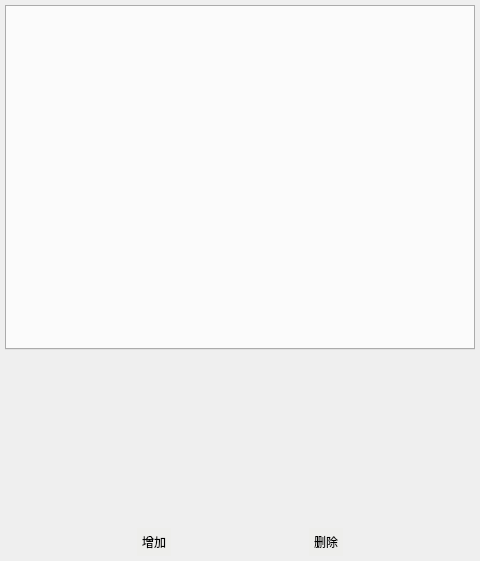
<?xml version="1.0" encoding="UTF-8"?>
<ui version="4.0">
 <class>CameraWidget</class>
 <widget class="QWidget" name="CameraWidget">
  <property name="geometry">
   <rect>
    <x>0</x>
    <y>0</y>
    <width>480</width>
    <height>561</height>
   </rect>
  </property>
  <property name="minimumSize">
   <size>
    <width>320</width>
    <height>0</height>
   </size>
  </property>
  <property name="maximumSize">
   <size>
    <width>500</width>
    <height>16777215</height>
   </size>
  </property>
  <property name="windowTitle">
   <string>CameraWidget</string>
  </property>
  <property name="styleSheet">
   <string notr="true">QPushButton:hover{
background-color:rgb(186, 189, 182);
border-bottom:2px solid rgb(67, 154, 246);
}
QPushButton:checked{
background-color:cyan;
border-bottom:2px solid white 
}
QPushButton:pressed{
background-color:rgb(67, 154, 246)
}
QPushButton{
background-color:rgb(238, 238, 236);
border:none; 
padding:5px 5px 5px 5px;
margin:0px 0px 0px 0px;
}</string>
  </property>
  <layout class="QGridLayout" name="gridLayout" rowstretch="10,5,1">
   <property name="leftMargin">
    <number>5</number>
   </property>
   <property name="topMargin">
    <number>5</number>
   </property>
   <property name="rightMargin">
    <number>5</number>
   </property>
   <property name="bottomMargin">
    <number>5</number>
   </property>
   <item row="0" column="0">
    <widget class="QTabWidget" name="tabWidget">
     <property name="tabPosition">
      <enum>QTabWidget::North</enum>
     </property>
     <property name="tabShape">
      <enum>QTabWidget::Rounded</enum>
     </property>
     <property name="currentIndex">
      <number>-1</number>
     </property>
     <property name="iconSize">
      <size>
       <width>32</width>
       <height>32</height>
      </size>
     </property>
     <property name="tabsClosable">
      <bool>true</bool>
     </property>
     <property name="tabBarAutoHide">
      <bool>false</bool>
     </property>
    </widget>
   </item>
   <item row="1" column="0">
    <spacer name="verticalSpacer">
     <property name="orientation">
      <enum>Qt::Vertical</enum>
     </property>
     <property name="sizeHint" stdset="0">
      <size>
       <width>20</width>
       <height>174</height>
      </size>
     </property>
    </spacer>
   </item>
   <item row="2" column="0">
    <layout class="QHBoxLayout" name="horizontalLayout">
     <item>
      <spacer name="horizontalSpacer">
       <property name="orientation">
        <enum>Qt::Horizontal</enum>
       </property>
       <property name="sizeHint" stdset="0">
        <size>
         <width>40</width>
         <height>20</height>
        </size>
       </property>
      </spacer>
     </item>
     <item>
      <widget class="QPushButton" name="addCameraPushButton">
       <property name="text">
        <string>增加</string>
       </property>
      </widget>
     </item>
     <item>
      <spacer name="horizontalSpacer_3">
       <property name="orientation">
        <enum>Qt::Horizontal</enum>
       </property>
       <property name="sizeHint" stdset="0">
        <size>
         <width>40</width>
         <height>20</height>
        </size>
       </property>
      </spacer>
     </item>
     <item>
      <widget class="QPushButton" name="delCameraPushButton">
       <property name="text">
        <string>删除</string>
       </property>
      </widget>
     </item>
     <item>
      <spacer name="horizontalSpacer_2">
       <property name="orientation">
        <enum>Qt::Horizontal</enum>
       </property>
       <property name="sizeHint" stdset="0">
        <size>
         <width>40</width>
         <height>20</height>
        </size>
       </property>
      </spacer>
     </item>
    </layout>
   </item>
  </layout>
 </widget>
 <layoutdefault spacing="6" margin="11"/>
 <resources/>
 <connections/>
</ui>
